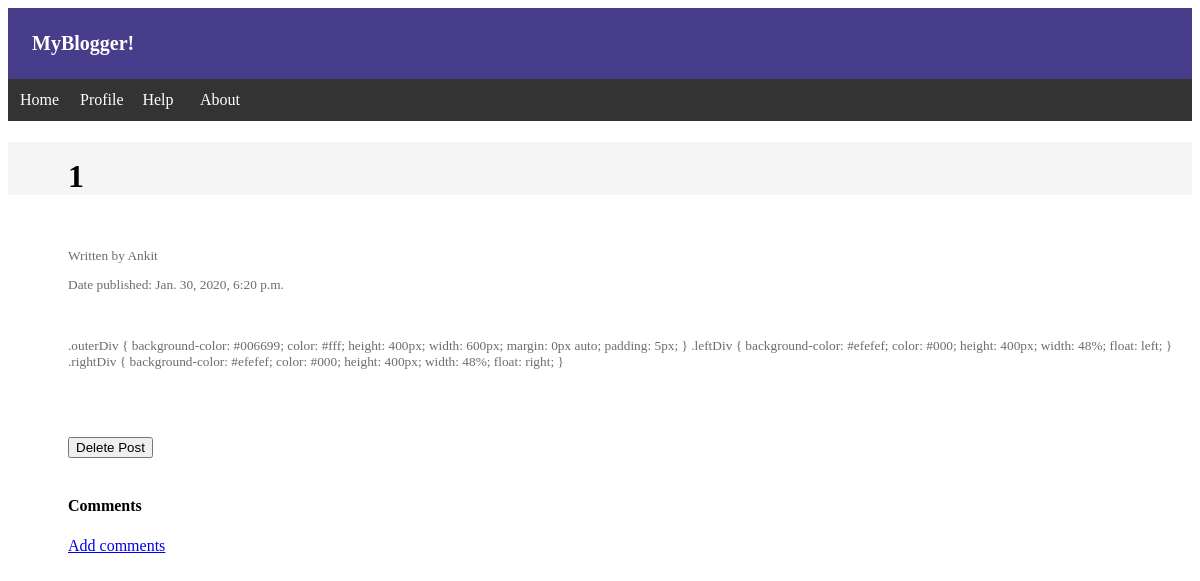
/blogger/14/ (signed in), run on the app's committed database.
### blogger/models.py (models this page shows, shortened)
class Topic(models.Model):
    user=models.ForeignKey(User,on_delete=models.CASCADE)
    topicname=models.CharField(max_length=200, unique=True)
    text=models.TextField()
    pub_date=models.DateTimeField('Date published')

class User(models.Model):
    username=models.CharField(max_length=200, unique=True)
    usermail=models.EmailField()
    userpassword=models.CharField(max_length=50)
    created_date=models.DateTimeField('Account Created')

### blogger/views.py (the view)
# urls.py: path('<int:topic_id>/',views.details, name="Topic details"),
def details(request, topic_id):
    full=Topic.objects.get(pk=topic_id)
    full.comments_set.all()
    if request.session['is_logged']== True:
        userinfo=(full.user.username ==User.objects.get(pk=request.session['id']).username)
    else:
        userinfo='Not logged in'
    context={'full':full,'userinfo':userinfo}
    if (request.method =="POST" and 'del' in request.POST):
        full.delete()
        return redirect('/blogger/')
    return render(request,'blogger/details.html',context)

### blogger/templates/blogger/details.html (shortened to what this page needs)
{% load static %}
<!DOCTYPE html>
<html>
<link rel="stylesheet" href="{% static 'css/blogger.css' %}">
<body>
    <header>MyBlogger! </header>
    <ul id="menu">
        <li class="menuclass"><a class="menuitem" href="/blogger">Home</a></li>
        <li class="menuclass"><a class="menuitem" href="">Profile</a></li>
        <li class="menuclass"><a class="menuitem" href="">Help</a></li>
        <li class="menuclass"><a class="menuitem" href="">About</a></li>
    </ul>
    <h1>{{full.topicname}}</h1><br>
    <p>Written by {{full.user.username}} </p>
    <p>Date published: {{full.pub_date}}</p><br>
    <p>{{full.text}}</p><br>
    <br> {% if userinfo == True %}
    <div class="dele">
        <form method="POST"> <br>
            <button type="submit" name="del">Delete Post</button> {% csrf_token %}
        </form>
    </div>
    {% endif %}
    <br>
    <div class="comment">
        <h4>Comments</h4>
        {% if userinfo != 'Not logged in' %}
        <a href="{% url 'comments' full.id %}"> Add comments </a> {% else %}
        <p>Login to comment</p>
        {% endif %}
    </div>
</body>
</html>

### blogger/static/css/blogger.css (style rules this page uses)
p { font-size: smaller; color: grey; font-family: 'Lucida Sans'; }
header { font-size: 20px; padding-left: 2vw; padding-top: 2vw; padding-bottom: 2vw; background-color: darkslateblue; color: white; text-emphasis: bold; text-align: left; text-shadow: bisque; text-decoration-color: blue; font-weight: bolder; font-family: cursive; }
#menu { list-style-type: none; margin: 0; padding: 0; overflow: hidden; background-color: #333; }
.menuclass { float: left; }
.menuitem { display: block; width: 3vw; color: white; text-align: center; padding: 1vw 1vw; text-decoration: none; }

### blogger/templates/blogger/details.html (style rules this page uses)
p { padding-left: 5vw; font-size: smaller; color: rgb(109, 108, 108); }
h1 { font-family: Verdana; padding-left: 5vw; padding-top: 1.3vw; list-style-type: none; background-color: whitesmoke; }
.dele { padding-left: 5vw; }
.comment { padding-left: 5vw; }

### data on the page
Topic: topicname "1", user.username "Ankit", pub_date "Jan. 30, 2020, 6:20 p.m.", text ".outerDiv { background-color: #006699; color: #fff; height: 400px; width: 600px; margin: 0px auto; padding: 5px; } .leftDiv { background-color: #efefef; color: #000; height: 400px; width: 48%; float: left; } .rightDiv { background-color: #efefef; color: #000; height: 400px; width: 48%; float: right; }"
